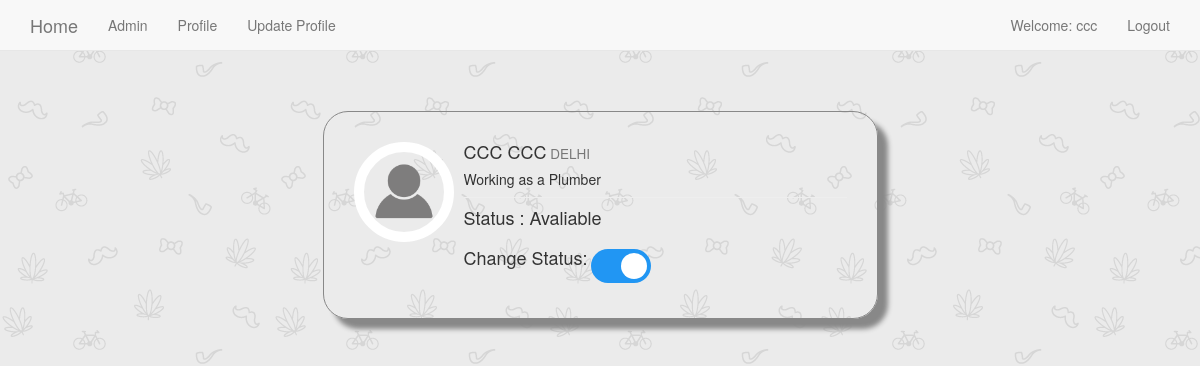
Screenshot of /plumber/ (signed in) with the database file from the repository.
### plumber/models.py (models this page shows, shortened)
class PlumberProfile(models.Model):
    user = models.OneToOneField(User,on_delete=models.CASCADE,related_name = 'plumber')
    phone = models.BigIntegerField()
    city = models.ForeignKey(City, on_delete=models.SET_NULL, blank=False, null=True)
    area = models.ForeignKey(Area, on_delete=models.SET_NULL, blank=False, null=True)
    address = models.TextField(max_length=200, blank=False)
    charges = models.IntegerField()
    profile_pic = models.ImageField(upload_to='profile_pics',blank=True)
    timeopen = models.TimeField(auto_now=False,editable=True,default=datetime.time(hour=9))
    timeclose = models.TimeField(auto_now=False,editable=True,default=datetime.time(hour=20))
    is_avaliable = models.BooleanField(default=True)

### accounts/models.py (models this page shows)
class City(models.Model):
    name = models.CharField(max_length=40)
    def __str__(self):
        return self.name

### plumber/decorators.py (the view)
		def wrapper_func(request, *args, **kwargs):
			groups = [group.name for group in request.user.groups.all()]
			if len(set(groups)&set(allowed_roles))!=0:
				return view_func(request, *args, **kwargs)
			else:
				if redirect_to==None:
					return render(request,'unauthorised_access.html',{'message':'You are not authorized to view this page'})
				return redirect( groups[0]+':'+redirect_to )

### plumber/views.py (called while the page is built)
@login_required
@check_profile_exist
@allowed_users(['plumber'],'home')
def plumberHomePage(request):
    context={
        'plumber':request.user.plumber
    }
    return render(request,'plumber/plumber_home_page.html',context)

### plumber/templates/plumber/plumber_home_page.html (shortened to what this page needs)
{% extends 'base.html' %}
{% load static %}
{% block body_block %}
  <div class="row">
      <br>
      <br>
      <div class="col-lg-6 col-md-offset-3 ">
          <div class="media">
              <div class="pull-left" >
                  {% if user_profile.plumber.profile_pic %}
                  <img class="media-object dp img-circle" src="{{ user_profile.plumber.profile_pic.url }}" style="width: 100px;height:100px;">
                  {% else  %}
                  <img class="media-object dp img-circle" src="{% static 'images/profile2.png' %}" style="width: 100px;height:100px;">
                  {% endif %}
              </div>
              <div class="media-body">
                  <h4 class="media-heading">{{plumber.user.first_name |upper}} {{plumber.user.last_name |upper}}<small> {{plumber.city|upper}}</small></h4>
                  <h5>Working as a Plumber</h5>
                  <hr style="margin:8px auto">
                  {% if plumber.is_avaliable %}
                    <h4 id='acitve_status'>Status :  Avaliable</h4>
                  {% else %}
                    <h4 id='acitve_status'>Status :  Not Avaliable</h4>
                  {% endif %}
                  <label for="checkbox"><h4>Change Status:</h4></label>
                  <label class="switch">
                    <span class="slider round"></span>
                  </label>
              </div>
          </div>
      </div>
  </div>
{% endblock %}

### templates/base.html (shortened to what this page needs)
<!DOCTYPE html>
{% load static %}
<html lang="en" dir="ltr">
  <head>
    <link rel="stylesheet" href="https://maxcdn.bootstrapcdn.com/bootstrap/3.3.7/css/bootstrap.min.css">
    <link rel="stylesheet" href="{% static 'css/main.css' %}">
    <link href="//netdna.bootstrapcdn.com/bootstrap/3.1.0/css/bootstrap.min.css" rel="stylesheet" id="bootstrap-css">
  </head>
  <body>
    <nav class='navbar navbar-default navbar-static-top'>
      <div class="container">
        <ul class='nav navbar-nav'>
          <li><a class="navbar-brand" href="{% url 'home' %}">Home</a></li>
          <li><a class='navbar-link' href="{% url 'admin:index' %}">Admin</a></li>
          {% if user.is_authenticated %}
            <li><a class='navbar-link' href="{% url 'accounts:profile' %}">Profile</a></li>
            <li><a class='navbar-link' href="{% url 'accounts:updateprofile' %}">Update Profile</a></li>
          {% endif %}
        </ul>
        <ul class='nav navbar-nav navbar-right'>
          {% if user.is_authenticated %}
            <li><a >Welcome: {{user.username}}</a></li>
            <li><a class='navbar-link' href="{% url 'accounts:logout' %}">Logout</a></li>
          {% else %}
            <li><a class='navbar-link' href="{% url 'accounts:user_login' %}">Login</a></li>
            <li><a class='navbar-link' href="{% url 'accounts:register' %}">Register</a></li>
            <li><a class='navbar-link' href="{% url 'accounts:registerservice' %}">Register Service</a></li>
          {% endif %}
        </ul>
      </div>
    </nav>
    <div class="container">
      {% block body_block %}
      {% endblock %}
    </div>
  </body>
</html>

### static/css/main.css (style rules this page uses)
.switch { position: relative; display: inline-block; width: 60px; height: 34px; }
.slider { position: absolute; cursor: pointer; top: 0; left: 0; right: 0; bottom: 0; background-color: #ccc; -webkit-transition: .4s; transition: .4s; }
.slider:before { position: absolute; content: ""; height: 26px; width: 26px; left: 4px; bottom: 4px; background-color: white; -webkit-transition: .4s; transition: .4s; }
input:checked + .slider { background-color: #2196F3; }
input:checked + .slider:before { -webkit-transform: translateX(26px); -ms-transform: translateX(26px); transform: translateX(26px); }
.slider.round { border-radius: 34px; }
.slider.round:before { border-radius: 50%; }

### plumber/templates/plumber/plumber_home_page.html (style rules this page uses)
.media { box-shadow: 10px 10px 5px #888888; margin: 20px 0; padding:30px; border: 1px solid #888888; border-radius: 25px; }
.dp { border:10px solid #fff; transition: all 0.2s ease-in-out; }

### rows the page displays
PlumberProfile: user.first_name "CCC", user.last_name "CCC", city "DELHI"

### other values shown
{{ user.username }} "ccc"
